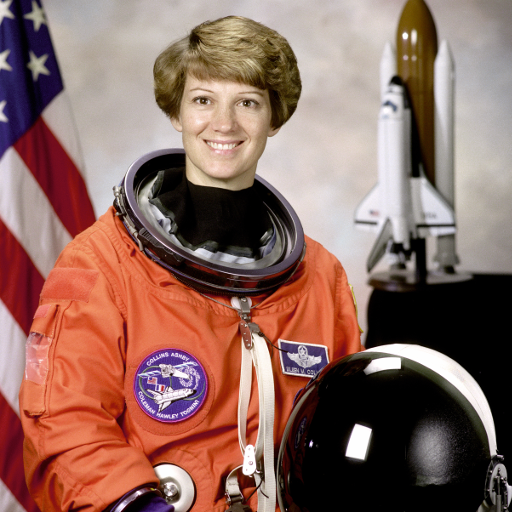
#> input picture skimage.data.astronaut(), 512 x 512 px
$ python unit6_motion.py
#> lines starting #> are read from the running program, lines starting #| are printed output that depends on the picture; after the words box and inside, x2 and y2 are one past the last pixel; in counts of white or black regions, pixels touching at a corner belong together
### src/classical/common.py
"""Shared helpers for the classical-CV demos.

Keeping figure styling, output paths, sample-image loading and the random seed
in one place means every unit module stays short and every figure in the report
looks consistent.
"""
from __future__ import annotations

from pathlib import Path
from typing import Dict

import matplotlib

matplotlib.use("Agg")  # headless: we only ever save figures, never show them
import matplotlib.pyplot as plt
import numpy as np
from skimage import data, img_as_float
from skimage.color import rgb2gray
from skimage.transform import resize

# --------------------------------------------------------------------------- #
# Paths
# --------------------------------------------------------------------------- #
PROJECT_ROOT = Path(__file__).resolve().parents[2]
FIGURES_DIR = PROJECT_ROOT / "reports" / "figures" / "classical"
SAMPLES_DIR = PROJECT_ROOT / "app" / "samples"

# One global seed so every demo is bit-for-bit reproducible across runs.
SEED = 42


def rng() -> np.random.Generator:
    """A fresh, identically-seeded NumPy random generator."""
    return np.random.default_rng(SEED)


# --------------------------------------------------------------------------- #
# Figure helpers
# --------------------------------------------------------------------------- #
def set_style() -> None:
    """Apply a clean, report-friendly matplotlib style."""
    plt.rcParams.update(
        {
            "figure.facecolor": "white",
            "axes.facecolor": "white",
            "axes.titlesize": 11,
            "axes.titleweight": "bold",
            "axes.labelsize": 10,
            "font.size": 10,
            "savefig.bbox": "tight",
            "savefig.dpi": 150,
            "image.cmap": "gray",
        }
    )


def savefig(fig: plt.Figure, name: str) -> Path:
    """Save ``fig`` into the classical figures directory and report the path."""
    FIGURES_DIR.mkdir(parents=True, exist_ok=True)
    out = FIGURES_DIR / name
    fig.savefig(out)
    plt.close(fig)
    print(f"    saved  {out.relative_to(PROJECT_ROOT)}")
    return out


# --------------------------------------------------------------------------- #
# Sample images
# --------------------------------------------------------------------------- #
# [4 lines left out: function scene_rgb, not called in this run]


def scene_gray(name: str = "camera", max_side: int = 384) -> np.ndarray:
    """A grayscale photo. ``name`` is any single-channel ``skimage.data`` image."""
#> called with name = 'camera', max_side = 384
    img = img_as_float(getattr(data, name)())
    if img.ndim == 3:
        img = rgb2gray(img)
    return _cap(img, max_side)


def coins() -> np.ndarray:
    """Grayscale 'coins' image — circular objects, ideal for Hough/blob demos."""
    return img_as_float(data.coins())


def coffee() -> np.ndarray:
    """Colour 'coffee' photo — busy texture, good for segmentation/features."""
    return img_as_float(data.coffee())


def _cap(img: np.ndarray, max_side: int) -> np.ndarray:
    """Downscale so the longest side is at most ``max_side`` (keeps demos fast)."""
#> called with max_side = 384
    h, w = img.shape[:2]
#> h = 512; w = 512
    longest = max(h, w)
#> longest = 512
    if longest <= max_side:
        return img.astype(np.float64)
    scale = max_side / longest
#> scale = 0.75
    out_shape = (int(round(h * scale)), int(round(w * scale)))
#> out_shape = (384, 384)
    if img.ndim == 3:
        out_shape = (*out_shape, img.shape[2])
    return resize(img, out_shape, anti_aliasing=True)


# [20 lines left out: functions verivision_samples, add_gaussian_noise, not called in this run]

### src/classical/unit6_motion.py
"""Unit 6 — Motion and change detection.

Covers: dense optical-flow estimation, translational motion estimation by
phase correlation (the "translational alignment" of the syllabus), and change
detection by frame differencing.

Run:  python -m src.classical.unit6_motion
"""
from __future__ import annotations

import matplotlib.pyplot as plt
import numpy as np
from matplotlib.colors import hsv_to_rgb
from scipy.ndimage import shift as nd_shift
from skimage.measure import label, regionprops
from skimage.morphology import disk, opening
from skimage.registration import optical_flow_ilk, phase_cross_correlation
from skimage.transform import rotate

from src.classical.common import rng, savefig, scene_gray, set_style


def _flow_to_rgb(v: np.ndarray, u: np.ndarray) -> np.ndarray:
    """Encode a flow field as colour: hue = direction, brightness = speed."""
    mag = np.sqrt(u ** 2 + v ** 2)
    ang = np.arctan2(v, u)
    hsv = np.dstack([(ang + np.pi) / (2 * np.pi),
                     np.ones_like(mag),
                     np.clip(mag / (mag.max() + 1e-8), 0, 1)])
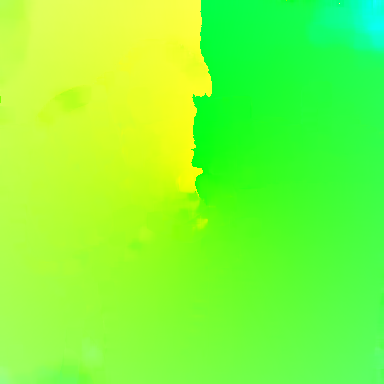
#> hsv: shape (384, 384, 3) float32; mean of channels 0, 1, 2 0.498, 1, 0.223; drawn as R, G, B
    return hsv_to_rgb(hsv)
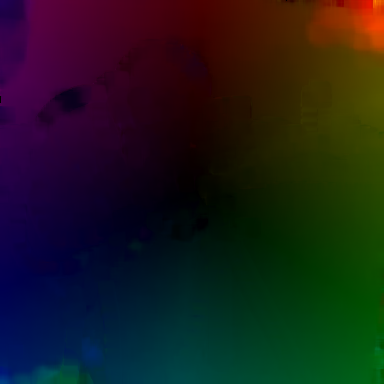
#> returned value: shape (384, 384, 3) float32; mean of channels 0, 1, 2 0.112, 0.109, 0.108; drawn as R, G, B


# --------------------------------------------------------------------------- #
# 1. Dense optical flow
# --------------------------------------------------------------------------- #
def optical_flow_figure() -> None:
    """Estimate dense optical flow between two frames of a rotating scene."""
    frame1 = scene_gray("camera")
    # Frame 2: the scene rotated slightly — a smooth, rotational motion field.
    frame2 = rotate(frame1, angle=6.0, center=None, mode="edge")

    v, u = optical_flow_ilk(frame1, frame2, radius=7)

    step = 16
    yy, xx = np.mgrid[0:frame1.shape[0]:step, 0:frame1.shape[1]:step]

    fig, axes = plt.subplots(1, 3, figsize=(13, 4.4))
    axes[0].imshow(frame1); axes[0].set_title("Frame t")
    axes[1].imshow(frame2); axes[1].set_title("Frame t+1  (rotated 6 deg)")
    axes[2].imshow(_flow_to_rgb(v, u))
    axes[2].quiver(xx, yy, u[::step, ::step], -v[::step, ::step],
                   color="white", scale=60, width=0.003)
    axes[2].set_title("Estimated optical flow\n(colour = direction, arrows = vectors)")
    for ax in axes:
        ax.axis("off")
    fig.suptitle("Optical flow — recovering per-pixel motion between two frames",
                 fontweight="bold")
    fig.tight_layout()
    savefig(fig, "unit6_optical_flow.png")


# --------------------------------------------------------------------------- #
# 2. Translational motion estimation
# --------------------------------------------------------------------------- #
def motion_estimation_figure() -> None:
    """Recover a known translation by phase correlation, then align the frames."""
    frame1 = np.clip(scene_gray("astronaut"), 0, 1)
#> call 2 of scene_gray, with name = 'astronaut', max_side = 384
    true_shift = (-17.0, 24.0)                       # (row, col) ground truth
    frame2 = np.clip(nd_shift(frame1, shift=true_shift, mode="reflect"), 0, 1)
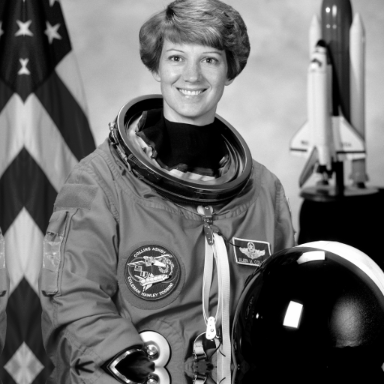
#> frame2: shape (384, 384) float64; min 0, max 1, mean 0.421

    est_shift, error, _ = phase_cross_correlation(frame1, frame2,
                                                  upsample_factor=20)
#> est_shift = [17, -24]; error = 1
    # phase_cross_correlation returns the shift that registers the moving
    # frame back onto the reference, so we apply it directly to frame2.
    aligned = np.clip(nd_shift(frame2, shift=est_shift, mode="reflect"), 0, 1)

    fig, axes = plt.subplots(1, 4, figsize=(15, 3.8))
    axes[0].imshow(frame1); axes[0].set_title("Reference frame")
    axes[1].imshow(frame2)
    axes[1].set_title(f"Shifted frame\ntrue shift = {true_shift}")
    # Before alignment: red/green overlay shows the mismatch.
    axes[2].imshow(np.dstack([frame1, frame2, np.zeros_like(frame1)]))
    axes[2].set_title("Overlay BEFORE\n(ghosting = motion)")
    axes[3].imshow(np.dstack([frame1, aligned, np.zeros_like(frame1)]))
    axes[3].set_title(f"Overlay AFTER alignment\nestimated = ({est_shift[0]:.1f}, "
                      f"{est_shift[1]:.1f})")
    for ax in axes:
        ax.axis("off")
    fig.suptitle("Translational motion estimation by phase correlation",
                 fontweight="bold")
    fig.tight_layout()
    savefig(fig, "unit6_motion_estimation.png")


# --------------------------------------------------------------------------- #
# 3. Change detection by frame differencing
# --------------------------------------------------------------------------- #
def change_detection_figure() -> None:
    """Detect a moved object against a static background by differencing."""
    background = scene_gray("coffee")
#> call 3 of scene_gray, with name = 'coffee', max_side = 384
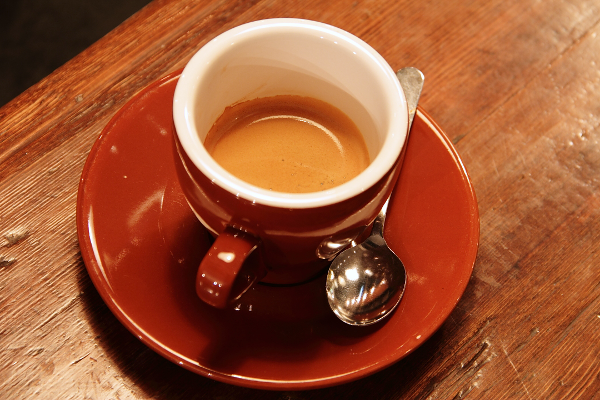
#> input picture skimage.data.coffee(), 600 x 400 px
    h, w = background.shape
#> h = 256; w = 384

    def add_object(img, cy, cx, radius=26):
#> called with cy = 89.6, cx = 115.2, radius = 26
        out = img.copy()
        yy, xx = np.ogrid[:h, :w]
#> yy = 256 values from 0 to 255
        mask = (yy - cy) ** 2 + (xx - cx) ** 2 <= radius ** 2
        out[mask] = 0.05                              # a dark object
        return out

    gen = rng()
    frame1 = add_object(background, h * 0.35, w * 0.30)
    frame1 += gen.normal(0, 0.01, frame1.shape)       # mild sensor noise
    frame2 = add_object(background, h * 0.62, w * 0.68)
#> call 2 of add_object, with cy = 158.7, cx = 261.1, radius = 26
#> in add_object (call 2), `out[mask] = 0.05`:
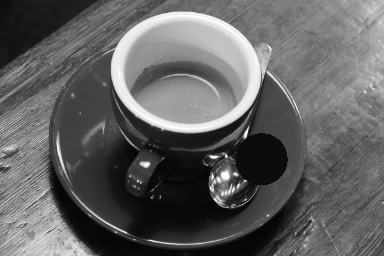
#> out: shape (256, 384) float64; min 0.00997, max 0.996, mean 0.383
    frame2 += gen.normal(0, 0.01, frame2.shape)
#> frame2: shape (256, 384) float64

    diff = np.abs(frame2 - frame1)
    mask = opening(diff > 0.25, disk(3))              # threshold + clean up
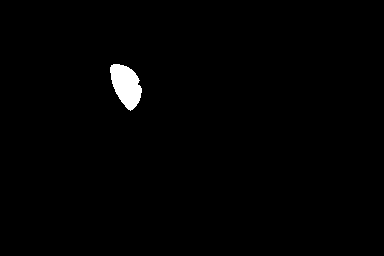
#> mask: shape (256, 384) bool; 1% white; 1 white region, box (x1, y1, x2, y2) and area: (110, 64, 142, 111) 990

    fig, axes = plt.subplots(1, 4, figsize=(15, 3.8))
    axes[0].imshow(np.clip(frame1, 0, 1)); axes[0].set_title("Frame 1")
    axes[1].imshow(np.clip(frame2, 0, 1)); axes[1].set_title("Frame 2 (object moved)")
    axes[2].imshow(diff, cmap="inferno")
    axes[2].set_title("|Frame2 - Frame1|\nabsolute difference")
    axes[3].imshow(np.clip(frame2, 0, 1))
    for region in regionprops(label(mask)):
        if region.area < 80:
            continue
        minr, minc, maxr, maxc = region.bbox
        axes[3].add_patch(plt.Rectangle((minc, minr), maxc - minc, maxr - minr,
                                        fill=False, edgecolor="lime", linewidth=2))
#> this loop made 1 pass
#> (minr, minc, maxr, maxc) on pass 1: (64, 110, 111, 142)
    axes[3].set_title("Detected change regions")
    for ax in axes:
        ax.axis("off")
    fig.suptitle("Change detection — thresholded frame differencing flags motion",
                 fontweight="bold")
    fig.tight_layout()
    savefig(fig, "unit6_change_detection.png")
#> call 3 of savefig, with name = 'unit6_change_detection.png'
#> in savefig (call 3), `fig.savefig(out)`:
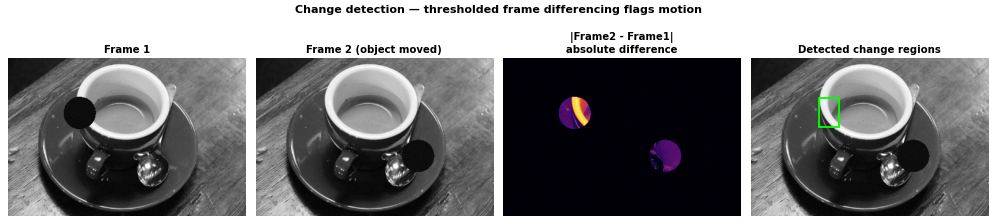
#> figure drawn by matplotlib, 4 panels


def demo() -> None:
    print("[Unit 6] Motion & change detection")
    set_style()
    optical_flow_figure()
    motion_estimation_figure()
    change_detection_figure()


if __name__ == "__main__":
    demo()
